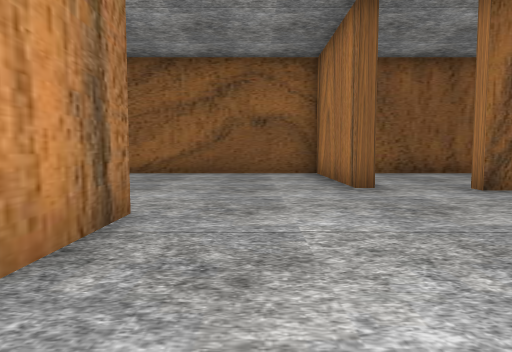
view 1 (above)

16 first-person views from a walk through a 3-D level made in the Unity game engine. The camera is 1.3 m above the floor, tilts 4° down and sees 70° across. The floor is counted in squares, 2 m on a side. Each view is taken from the middle of a square. On the plan, view 1 faces up. The plan holds only what a view shows up to about 11 squares ahead; the rest is blank. The player character is not drawn.

view 2
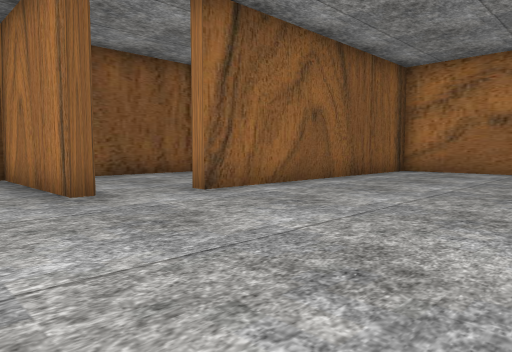

view 3
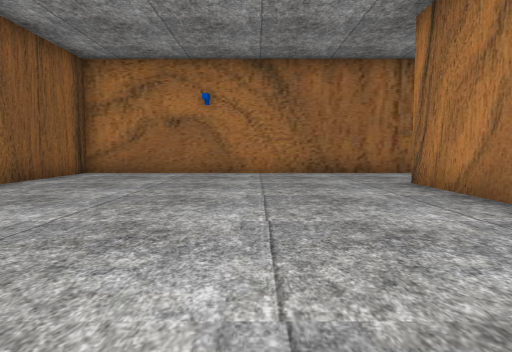

view 4
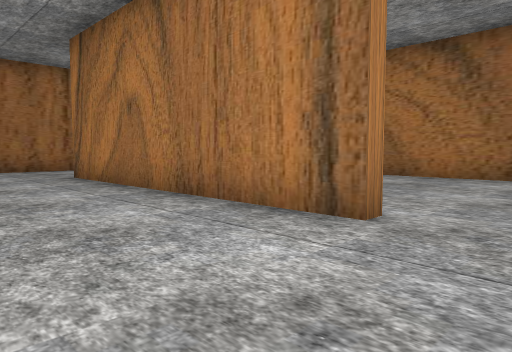

view 5
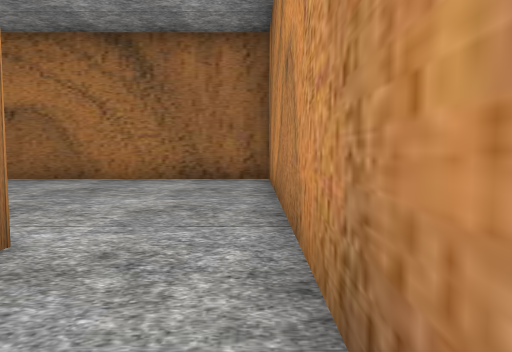

view 6
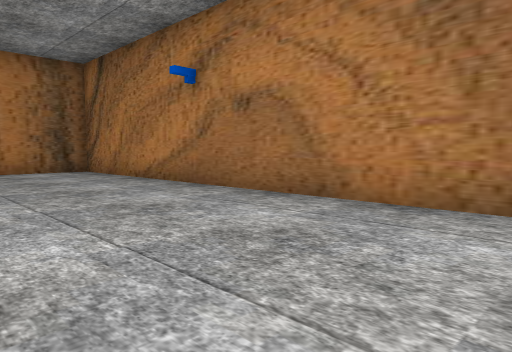

view 7
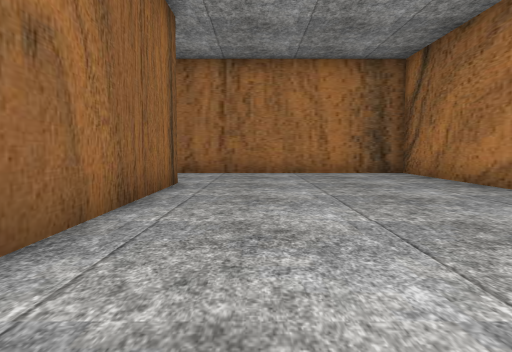

view 8
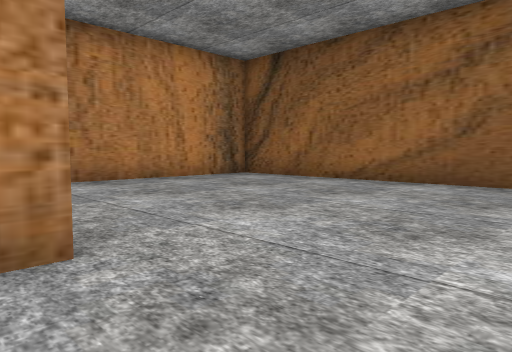

view 9
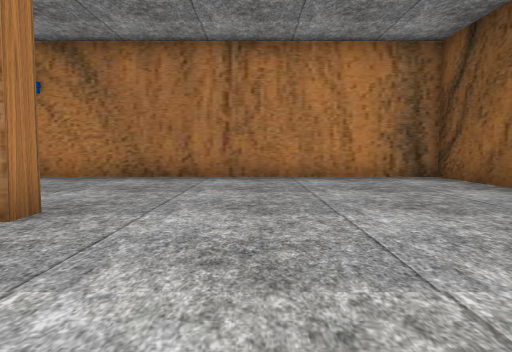

view 10
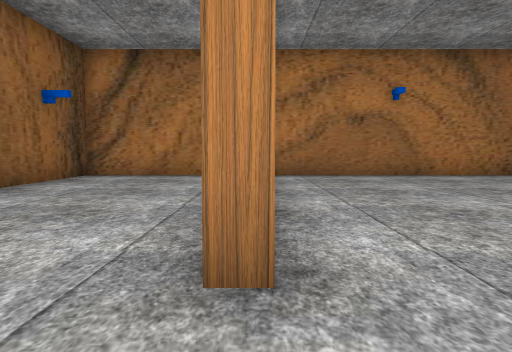

view 11
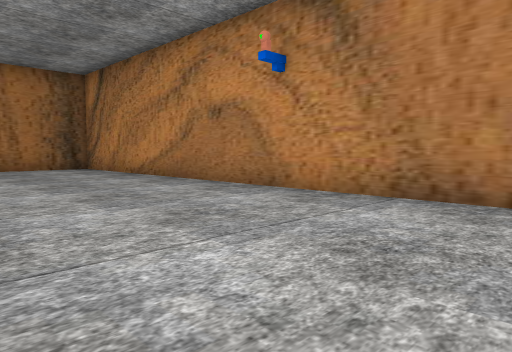

view 12
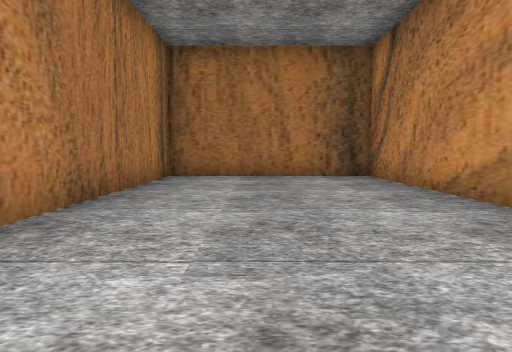

view 13
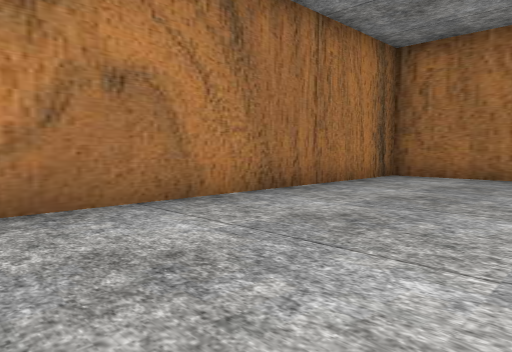

view 14
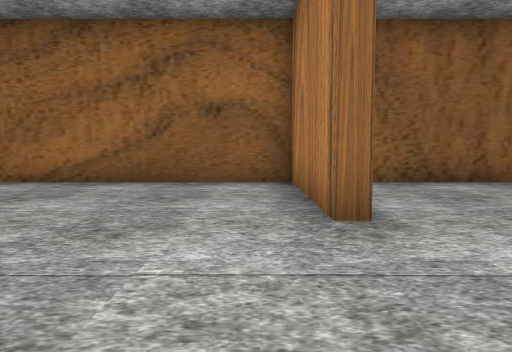

view 15
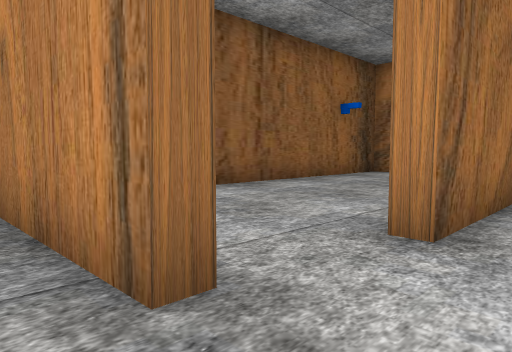

view 16
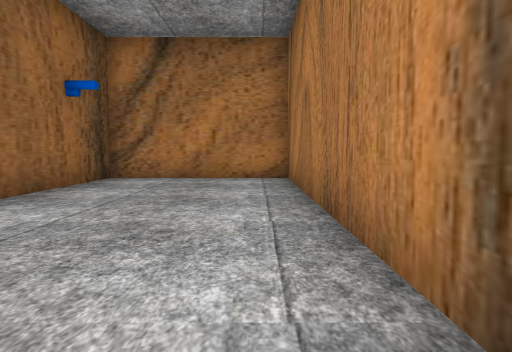

### Floor plan
Ten units are one square. View 1 is at (0, 0); x grows to the right and y downward. Boxes are objects, and circles mark ways between rooms. Rooms are numbered by the first view taken in them; rooms with no view inside come last. Other rooms are left out.
<svg viewBox="-74 -109 195 197">
<path fill="none" stroke="#000" d="M7 25 7 21 84 21M-13 4 -13 78M-19 -38 -13 -38 -13 -18M21 -63 17 -63 17 -104 -69 -104 -69 83 -18 83 -18 -4M84 24 31 24M-14 83 116 83 116 -59 37 -59 37 -64M40 -63 116 -63 116 -104 34 -104"/>
<circle cx="30" cy="-60" r="3" fill="#2a7"/>
<text x="20" y="0">1</text>
<text x="70" y="-90">2</text>
</svg>
Room 1 opens to room 2.

Where each view was taken, in squares from view 1:
view 1: 0 up, 0 right, facing up
view 2: 1 up, 0 right, facing up-right
view 3: 1 up, 1 right, facing right
view 4: 1 up, 1 left, facing down-right
view 5: 0 up, 1 left, facing down
view 6: 4 down, 0 right, facing down-right
view 7: 4 down, 1 right, facing right
view 8: 3 up, 1 right, facing up-left
view 9: 6 up, 2 right, facing left
view 10: 6 up, 2 right, facing right
view 11: 5 up, 2 left, facing down-left
view 12: 1 up, 4 left, facing down
view 13: 1 up, 6 left, facing down-right
view 14: 3 up, 1 right, facing up
view 15: 5 up, 1 right, facing up-right
view 16: 7 up, 3 right, facing right
